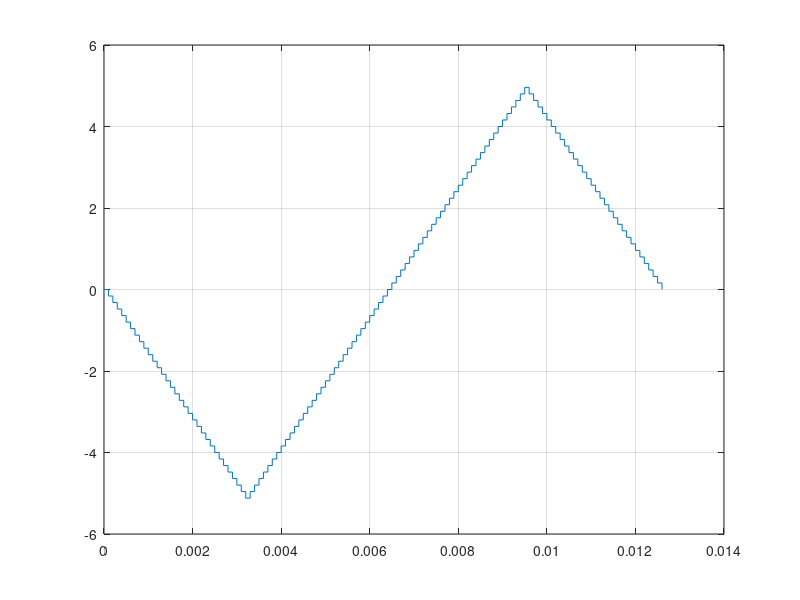

Here is the MATLAB script that generated this plot: (Note: this script raises an error after producing the figure.)
% Analog signal to digital signal converter
clc;
clear;
close all;

del = 0.16;
tP = 0.0001;

M = dlmread('output.txt');
len=length(M);

t=[0];
y=[0];

for i=1:len
    t=[t t(i)+tP];
    if (M(i)==0)
        y=[y y(i)+del];
    else 
        y=[y y(i)-del];
    end
end

figure(1), stairs(t, y), grid on;

out = lowpass(y,100,1/tP);

figure(2), plot(t, out), grid on;


